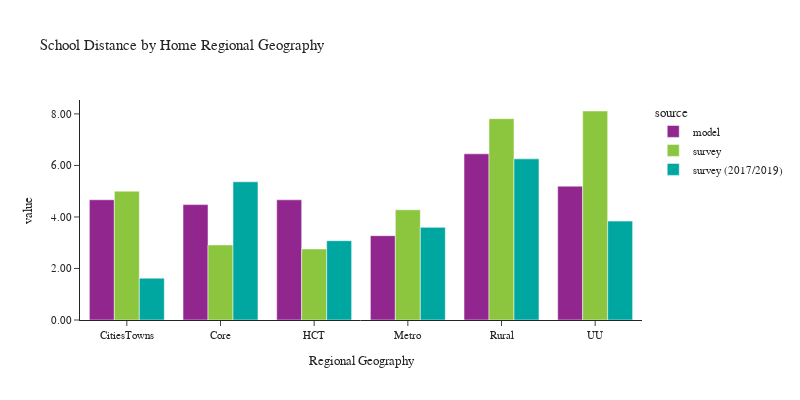

Here is the notebook cell this chart was saved with:
### Code cell
plot_school_location(df_students, 'rg_proposed_home', 'Home Regional Geography', 'Regional Geography')

### Figure 1 — Plotly figure (JSON) as saved in the notebook; plotly's stock layout.template omitted (floating-point values rounded to 4 significant figures)
{"data": [{"alignmentgroup": "True", "customdata": [[96012], [223368], [214889], [251439], [104849], [43843]], "hovertemplate": "source=model<br>rg_proposed_home=%{x}<br>value=%{y}<br>sample count=%{customdata[0]}<extra></extra>", "legendgroup": "model", "marker": {"color": "#91268F", "pattern": {"shape": ""}}, "name": "model", "offsetgroup": "model", "orientation": "v", "showlegend": true, "textposition": "auto", "type": "bar", "x": ["CitiesTowns", "Core", "HCT", "Metro", "Rural", "UU"], "xaxis": "x", "y": [4.668, 4.479, 4.665, 3.274, 6.45, 5.195], "yaxis": "y"}, {"alignmentgroup": "True", "customdata": [[35], [90], [168], [481], [65], [18]], "hovertemplate": "source=survey<br>rg_proposed_home=%{x}<br>value=%{y}<br>sample count=%{customdata[0]}<extra></extra>", "legendgroup": "survey", "marker": {"color": "#8CC63E", "pattern": {"shape": ""}}, "name": "survey", "offsetgroup": "survey", "orientation": "v", "showlegend": true, "textposition": "auto", "type": "bar", "x": ["CitiesTowns", "Core", "HCT", "Metro", "Rural", "UU"], "xaxis": "x", "y": [5.003, 2.914, 2.756, 4.278, 7.816, 8.113], "yaxis": "y"}, {"alignmentgroup": "True", "customdata": [[23], [154], [37], [200], [29], [8]], "hovertemplate": "source=survey (2017/2019)<br>rg_proposed_home=%{x}<br>value=%{y}<br>sample count=%{customdata[0]}<extra></extra>", "legendgroup": "survey (2017/2019)", "marker": {"color": "#00A7A0", "pattern": {"shape": ""}}, "name": "survey (2017/2019)", "offsetgroup": "survey (2017/2019)", "orientation": "v", "showlegend": true, "textposition": "auto", "type": "bar", "x": ["CitiesTowns", "Core", "HCT", "Metro", "Rural", "UU"], "xaxis": "x", "y": [1.625, 5.365, 3.079, 3.596, 6.255, 3.838], "yaxis": "y"}], "layout": {"barmode": "group", "font": {"size": 11}, "height": 400, "legend": {"title": {"text": "source"}, "tracegroupgap": 0}, "title": {"text": "School Distance by Home Regional Geography"}, "width": 800, "xaxis": {"anchor": "y", "domain": [0.0, 1.0], "title": {"text": "Regional Geography"}}, "yaxis": {"anchor": "x", "domain": [0.0, 1.0], "tickformat": ".2f", "title": {"text": "value"}}}}
